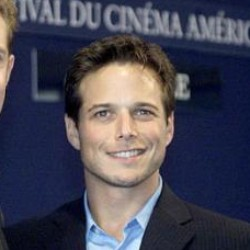
#> input picture opencv/2021/lab-2/images/lwf/Scott_Wolf_0001.jpg, 250 x 250 px
$ python sobel.py   (older library calls are emulated)
#> lines starting #> are read from the running program, lines starting #| are printed output that depends on the picture
# ------------------------------------------------------
# Edge Detection Operations: Sobel Edge Detector
#
# Created by Khushi Agrawal on 19/09/21.
# Copyright (c) 2021 Khushi Agrawal. All rights reserved.
#
# ------------------------------------------------------

import cv2
import numpy as np

# Image path
# Tried with other images to by changing the file names to:
# Path for MSRA Images: ../images/MSRA-Images/ + IMG_0714.JPG, IMG_0753.JPG, IMG_0827.JPG, IMG_0870.JPG, IMG_2222.JPG
# Path for lwf Images: ../images/lwf/ + Emma_Watson_0005.jpg, Scott_Wolf_0001,jpg, Skip_Prosser_0001.jpg, Suzanne_Somers_0001.jpg, Tom_Cruise_0010.jpg
img_path = '../images/lwf/Scott_Wolf_0001.jpg'

# Reading Image
img = cv2.imread(img_path)
#> img is the input picture: shape (250, 250, 3); mean B, G, R 85, 70.9, 71.9

# Kernel
kernel = np.ones((5, 5), np.uint8)

# Convert to graycsale
img_gray = cv2.cvtColor(img, cv2.COLOR_BGR2GRAY)
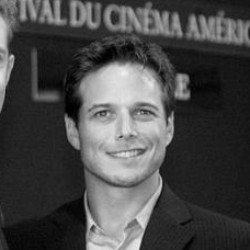
#> img_gray: shape (250, 250); min 0, max 239, mean 72.8

# Blur the image for better edge detection
img_blur = cv2.GaussianBlur(img_gray, (3,3), 0)

# Sobel Edge Detection
sobelx = cv2.Sobel(src=img_blur, ddepth=cv2.CV_64F, dx=1, dy=0, ksize=5)  # Along X-Axis
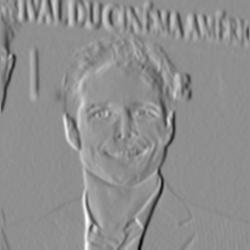
#> sobelx: shape (250, 250) float64; min -7198, max 5610, mean -30.9; drawn with min black and max white
sobely = cv2.Sobel(src=img_blur, ddepth=cv2.CV_64F, dx=0, dy=1, ksize=5)  # Along Y-Axis
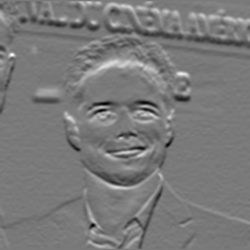
#> sobely: shape (250, 250) float64; min -4348, max 4729, mean 1.2; drawn with min black and max white
sobelxy = cv2.Sobel(src=img_blur, ddepth=cv2.CV_64F, dx=1, dy=1, ksize=5) # Along XY-Axis
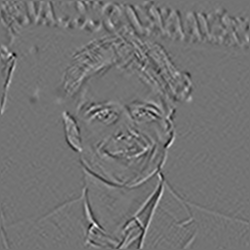
#> sobelxy: shape (250, 250) float64; min -799, max 965, mean 0.1; drawn with min black and max white


# To display Image
#cv2.imshow('Sobel X', sobelx)
#cv2.imshow('Sobel Y', sobely)
#cv2.imshow('Sobel XY', sobelxy)

# To save image
cv2.imwrite('../images/output_images/ques3_sobelx.png', sobelx)
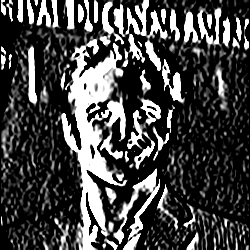
#> saved as ques3_sobelx.png: shape (250, 250); min 0, max 255, mean 69.5
cv2.imwrite('../images/output_images/ques3_sobely.png', sobely)
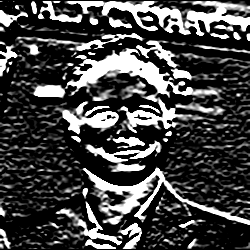
#> saved as ques3_sobely.png: shape (250, 250); min 0, max 255, mean 69.1
cv2.imwrite('../images/output_images/ques3_sobelxy.png', sobelxy)
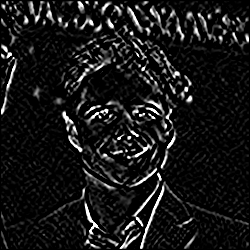
#> saved as ques3_sobelxy.png: shape (250, 250); min 0, max 255, mean 23.9

# Waits till any key is pressed
cv2.waitKey(0)

# Closing all open windows
cv2.destroyAllWindows()
